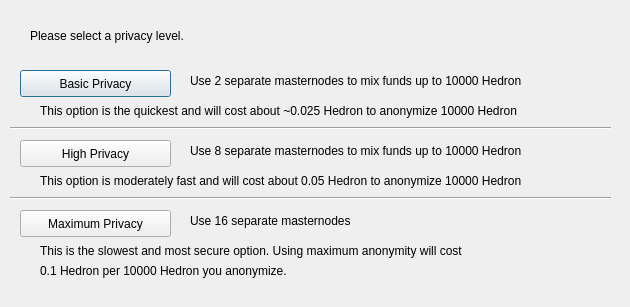
<?xml version="1.0" encoding="UTF-8"?>
<ui version="4.0">
 <class>ObfuscationConfig</class>
 <widget class="QDialog" name="ObfuscationConfig">
  <property name="geometry">
   <rect>
    <x>0</x>
    <y>0</y>
    <width>630</width>
    <height>307</height>
   </rect>
  </property>
  <property name="windowTitle">
   <string>Configure Obfuscation</string>
  </property>
  <widget class="QPushButton" name="buttonBasic">
   <property name="geometry">
    <rect>
     <x>20</x>
     <y>70</y>
     <width>151</width>
     <height>27</height>
    </rect>
   </property>
   <property name="text">
    <string>Basic Privacy</string>
   </property>
  </widget>
  <widget class="QPushButton" name="buttonHigh">
   <property name="geometry">
    <rect>
     <x>20</x>
     <y>140</y>
     <width>151</width>
     <height>27</height>
    </rect>
   </property>
   <property name="text">
    <string>High Privacy</string>
   </property>
  </widget>
  <widget class="QPushButton" name="buttonMax">
   <property name="geometry">
    <rect>
     <x>20</x>
     <y>210</y>
     <width>151</width>
     <height>27</height>
    </rect>
   </property>
   <property name="text">
    <string>Maximum Privacy</string>
   </property>
  </widget>
  <widget class="QLabel" name="label">
   <property name="geometry">
    <rect>
     <x>30</x>
     <y>20</y>
     <width>571</width>
     <height>31</height>
    </rect>
   </property>
   <property name="text">
    <string>Please select a privacy level.</string>
   </property>
  </widget>
  <widget class="QLabel" name="label_2">
   <property name="geometry">
    <rect>
     <x>190</x>
     <y>70</y>
     <width>421</width>
     <height>21</height>
    </rect>
   </property>
   <property name="text">
    <string>Use 2 separate masternodes to mix funds up to 10000 Hedron</string>
   </property>
  </widget>
  <widget class="QLabel" name="label_3">
   <property name="geometry">
    <rect>
     <x>190</x>
     <y>140</y>
     <width>411</width>
     <height>21</height>
    </rect>
   </property>
   <property name="text">
    <string>Use 8 separate masternodes to mix funds up to 10000 Hedron</string>
   </property>
  </widget>
  <widget class="QLabel" name="label_4">
   <property name="geometry">
    <rect>
     <x>190</x>
     <y>210</y>
     <width>421</width>
     <height>21</height>
    </rect>
   </property>
   <property name="text">
    <string>Use 16 separate masternodes</string>
   </property>
  </widget>
  <widget class="QLabel" name="label_6">
   <property name="geometry">
    <rect>
     <x>40</x>
     <y>100</y>
     <width>561</width>
     <height>21</height>
    </rect>
   </property>
   <property name="text">
    <string>This option is the quickest and will cost about ~0.025 Hedron to anonymize 10000 Hedron</string>
   </property>
  </widget>
  <widget class="QLabel" name="label_7">
   <property name="geometry">
    <rect>
     <x>40</x>
     <y>170</y>
     <width>561</width>
     <height>21</height>
    </rect>
   </property>
   <property name="text">
    <string>This option is moderately fast and will cost about 0.05 Hedron to anonymize 10000 Hedron</string>
   </property>
  </widget>
  <widget class="QLabel" name="label_8">
   <property name="geometry">
    <rect>
     <x>40</x>
     <y>240</y>
     <width>561</width>
     <height>21</height>
    </rect>
   </property>
   <property name="text">
    <string>This is the slowest and most secure option. Using maximum anonymity will cost</string>
   </property>
  </widget>
  <widget class="QLabel" name="label_9">
   <property name="geometry">
    <rect>
     <x>40</x>
     <y>260</y>
     <width>561</width>
     <height>21</height>
    </rect>
   </property>
   <property name="text">
    <string>0.1 Hedron per 10000 Hedron you anonymize.</string>
   </property>
  </widget>
  <widget class="Line" name="line">
   <property name="geometry">
    <rect>
     <x>10</x>
     <y>120</y>
     <width>601</width>
     <height>16</height>
    </rect>
   </property>
   <property name="orientation">
    <enum>Qt::Horizontal</enum>
   </property>
  </widget>
  <widget class="Line" name="line_2">
   <property name="geometry">
    <rect>
     <x>10</x>
     <y>190</y>
     <width>601</width>
     <height>16</height>
    </rect>
   </property>
   <property name="orientation">
    <enum>Qt::Horizontal</enum>
   </property>
  </widget>
 </widget>
 <resources/>
 <connections/>
</ui>
